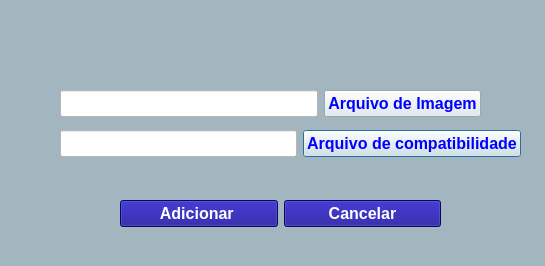
<?xml version="1.0" encoding="UTF-8"?>
<ui version="4.0">
 <class>Dialog_selectImage_file</class>
 <widget class="QDialog" name="Dialog_selectImage_file">
  <property name="geometry">
   <rect>
    <x>0</x>
    <y>0</y>
    <width>545</width>
    <height>266</height>
   </rect>
  </property>
  <property name="font">
   <font>
    <pointsize>12</pointsize>
    <bold>true</bold>
   </font>
  </property>
  <property name="windowTitle">
   <string>Selecionar Arquivo de Imagem</string>
  </property>
  <property name="windowIcon">
   <iconset resource="rsc_file.qrc">
    <normaloff>:/Ariel/img/Ariel/Icon.png</normaloff>:/Ariel/img/Ariel/Icon.png</iconset>
  </property>
  <property name="styleSheet">
   <string notr="true">background-color: rgb(163,181,191);</string>
  </property>
  <widget class="QWidget" name="layoutWidget">
   <property name="geometry">
    <rect>
     <x>60</x>
     <y>130</y>
     <width>461</width>
     <height>28</height>
    </rect>
   </property>
   <layout class="QHBoxLayout" name="horizontalLayout_2">
    <item>
     <widget class="QLineEdit" name="txt_compatibilityFile">
      <property name="styleSheet">
       <string notr="true">background-color: rgb(255, 255, 255);</string>
      </property>
     </widget>
    </item>
    <item>
     <widget class="QPushButton" name="btn_compatibilityFile">
      <property name="styleSheet">
       <string notr="true">background-color: rgb(222,233,239);
color: rgb(0, 0, 255);
font: 700 10pt &quot;Segoe UI&quot;;</string>
      </property>
      <property name="text">
       <string>Arquivo de compatibilidade</string>
      </property>
     </widget>
    </item>
   </layout>
  </widget>
  <widget class="QWidget" name="layoutWidget">
   <property name="geometry">
    <rect>
     <x>120</x>
     <y>200</y>
     <width>321</width>
     <height>28</height>
    </rect>
   </property>
   <layout class="QHBoxLayout" name="horizontalLayout_3">
    <item>
     <widget class="QPushButton" name="btn_add">
      <property name="styleSheet">
       <string notr="true">background-color: rgb(16,6,144);
color: rgb(255, 255, 255);
font: 700 10pt &quot;Segoe UI&quot;;</string>
      </property>
      <property name="text">
       <string>Adicionar </string>
      </property>
     </widget>
    </item>
    <item>
     <widget class="QPushButton" name="btn_cancel">
      <property name="styleSheet">
       <string notr="true">background-color: rgb(16,6,144);
color: rgb(255, 255, 255);
font: 700 10pt &quot;Segoe UI&quot;;</string>
      </property>
      <property name="text">
       <string>Cancelar</string>
      </property>
     </widget>
    </item>
   </layout>
  </widget>
  <widget class="QWidget" name="layoutWidget">
   <property name="geometry">
    <rect>
     <x>60</x>
     <y>90</y>
     <width>421</width>
     <height>28</height>
    </rect>
   </property>
   <layout class="QHBoxLayout" name="horizontalLayout">
    <item>
     <widget class="QLineEdit" name="txt_imageFile">
      <property name="styleSheet">
       <string notr="true">background-color: rgb(255, 255, 255);</string>
      </property>
     </widget>
    </item>
    <item>
     <widget class="QPushButton" name="btn_addImageFile">
      <property name="styleSheet">
       <string notr="true">background-color: rgb(222,233,239);
font: 700 10pt &quot;Segoe UI&quot;;
color: rgb(0, 0, 255);</string>
      </property>
      <property name="text">
       <string>Arquivo de Imagem</string>
      </property>
     </widget>
    </item>
   </layout>
  </widget>
 </widget>
 <resources>
  <include location="rsc_file.qrc"/>
 </resources>
 <connections/>
</ui>
